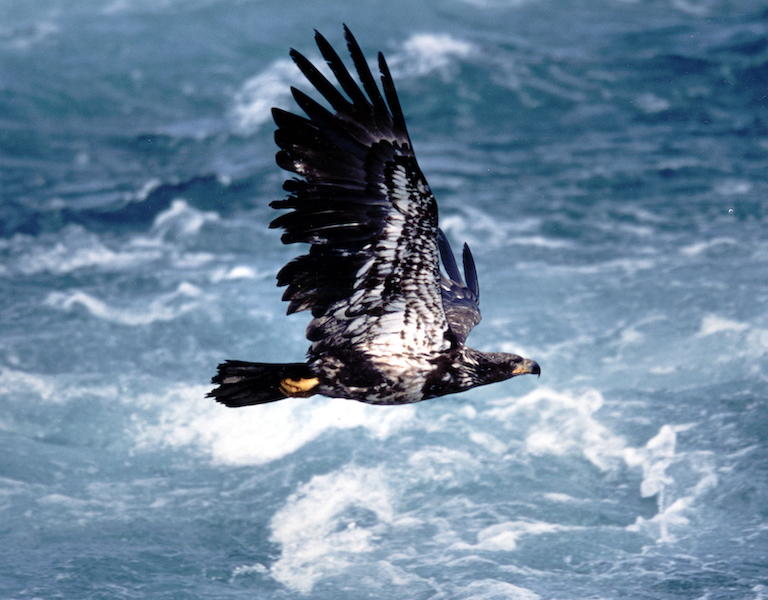
#> input picture examples/Eagle_in_Flight.jpg, 768 x 600 px
$ python text_placement.py
#> lines starting #> are read from the running program, lines starting #| are printed output that depends on the picture; after the words box and inside, x2 and y2 are one past the last pixel; in counts of white or black regions, pixels touching at a corner belong together
import cv2
import numpy as np

def get_text_size(text, font, font_scale, thickness):
    return cv2.getTextSize(text, font, font_scale, thickness)[0]

img = cv2.imread('../examples/Eagle_in_Flight.jpg', cv2.IMREAD_UNCHANGED)
#> img is the input picture: shape (600, 768, 3); mean B, G, R 156.6, 133.3, 108.4
image_text = img.copy()
image_height, image_width = img.shape[:2]
#> image_height = 600; image_width = 768

grid_height = image_height // 3
#> grid_height = 200
grid_width = image_width // 3
#> grid_width = 256

center_bottom_x1 = grid_width
#> center_bottom_x1 = 256
center_bottom_y1 = 2 * grid_height
#> center_bottom_y1 = 400

center_bottom_x2 = 2 * grid_width
#> center_bottom_x2 = 512
center_bottom_y2 = image_height
#> center_bottom_y2 = 600

text_region_width = grid_width
#> text_region_width = 256
text_region_height = grid_height
#> text_region_height = 200

text = 'DAY 356'
text_pr365 = '547.285580770870.1894.75.1628.0.1.3.168.30.10'
text_location = (10, 10)
font_thickness = 2
font_scale = 1
font = cv2.FONT_HERSHEY_SIMPLEX
font_color = (255, 255, 255)
line_spacing = 15

text_lines = []
current_line = ""


for char in text_pr365:

    test_line = current_line + char
    text_width, _ = get_text_size(test_line, font, font_scale, font_thickness)


    if text_width <= text_region_width:
        current_line = test_line
    else:
        text_lines.append(current_line.strip())
        current_line = char


if current_line:
    text_lines.append(current_line.strip())

text_block_height = sum([get_text_size(line, font, font_scale, font_thickness)[1] for line in text_lines]) + line_spacing * (len(text_lines) - 1)
#> text_block_height = 133


while text_block_height > text_region_height and font_scale > 0.1:
    font_scale -= 0.1
    text_block_height = sum([get_text_size(line, font, font_scale, font_thickness)[1] for line in text_lines]) + line_spacing * (len(text_lines) - 1)
#> after the loop, font_scale = 1


y_offset = center_bottom_y2 - 10
#> y_offset = 590

for line in reversed(text_lines):

    text_width, text_height = get_text_size(line, font, font_scale, font_thickness)
    x_offset = center_bottom_x1 + (text_region_width - text_width) // 2

    cv2.putText(image_text, line, (x_offset, y_offset), font, font_scale, font_color, font_thickness, cv2.LINE_AA)

    y_offset -= text_height + line_spacing
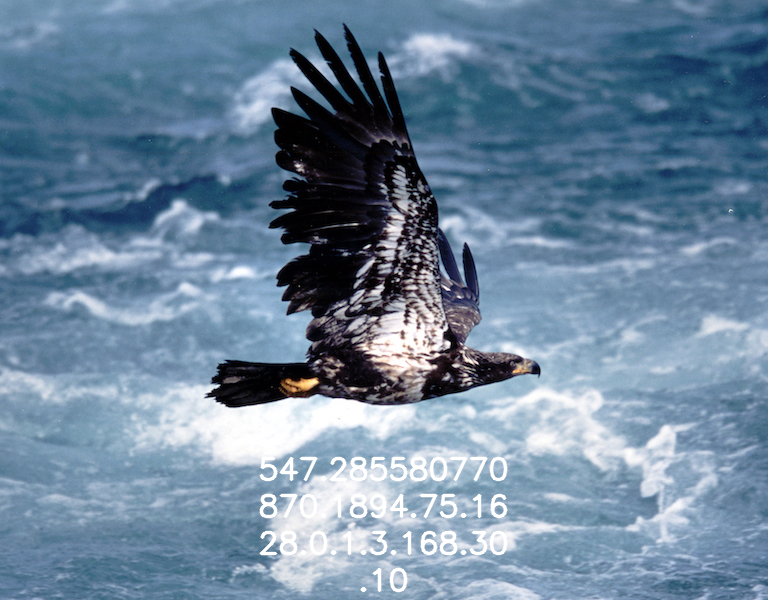
#> image_text: shape (600, 768, 3); 1.96% of pixels changed, all inside (x1, y1, x2, y2) = (259, 456, 508, 593)
#> after the loop, y_offset = 442


(text_width, text_height), _ = cv2.getTextSize(text, font, font_scale, font_thickness)
#> text_width = 135
print(text_width, text_height)
#| 135 22

text_img = np.zeros((round((text_height + text_width)/1.414), text_width + round((text_height)/1.414), 3), dtype=np.uint8)


cv2.putText(text_img, text, (0, text_height), font, font_scale, (255, 255, 255), font_thickness, cv2.LINE_AA)
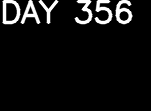
#> text_img: shape (111, 151, 3); min 0, max 255, mean 16.9


point_of_rotation = (text_width, 0)
#> point_of_rotation = (135, 0)
rotation_matrix = cv2.getRotationMatrix2D(point_of_rotation, 45, 1)
#> rotation_matrix = [[0.707, 0.707, 39.54], [-0.707, 0.707, 95.46]]


rotated_text_img = cv2.warpAffine(text_img, rotation_matrix, (text_img.shape[1], text_img.shape[0]))
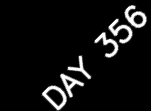
#> rotated_text_img: shape (111, 151, 3); min 0, max 255, mean 16.9
cropped_img = rotated_text_img[0:round((text_height + text_width)/1.414),(text_width + round((text_height)/1.414)) - round((text_height + text_width)/1.414):text_width + round((text_height)/1.414)]
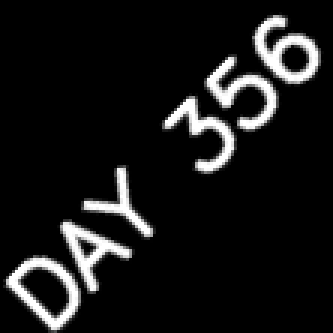
#> cropped_img: shape (111, 111, 3) (shown 3 times larger); min 0, max 255, mean 23

x_offset, y_offset = text_location


y1, y2 = y_offset, y_offset + cropped_img.shape[0]
#> y1 = 10; y2 = 121
x1, x2 = x_offset, x_offset + cropped_img.shape[1]
print(x1,x2,y1,y2)
#| 10 121 10 121

if y2 <= image_text.shape[0] and x2 <= image_text.shape[1]:

    mask = cropped_img[:, :, 0] > 150
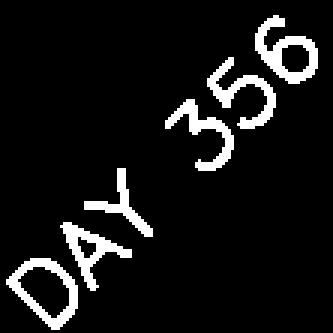
#> mask: shape (111, 111) bool (shown 3 times larger); 8.3% white; 6 white regions, box (x1, y1, x2, y2) and area: (85, 5, 106, 28) 199, (2, 86, 26, 110) 192, (69, 19, 92, 43) 177, (20, 74, 44, 97) 167, (55, 33, 78, 57) 164, (28, 56, 51, 79) 123
    image_text[y1:y2, x1:x2][mask] = cropped_img[mask]
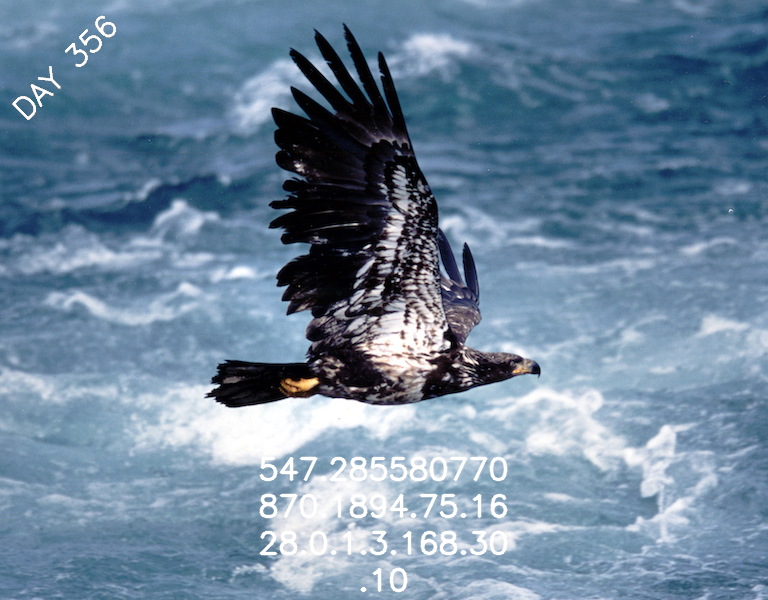
#> image_text: shape (600, 768, 3); 0.22% of pixels changed, all inside (x1, y1, x2, y2) = (12, 15, 116, 120)


cv2.imshow('Image', img)
cv2.imshow('Image with Rotated Text', image_text)

cv2.waitKey(0)
cv2.destroyAllWindows()

$ run again, with examples/Santorini.jpg copied over examples/Eagle_in_Flight.jpg
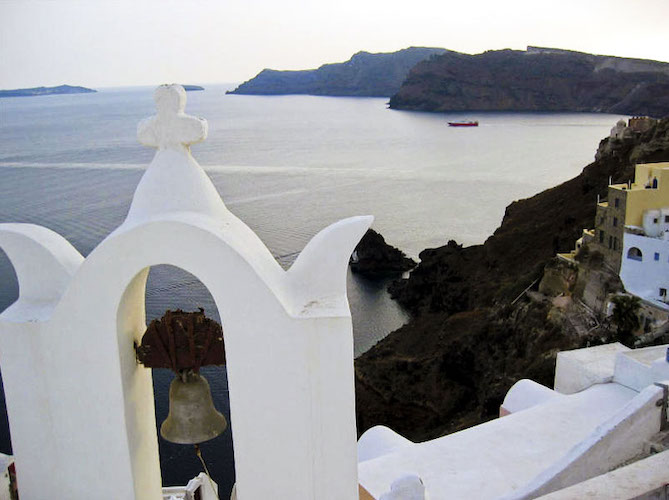
#> input picture examples/Santorini.jpg, 669 x 500 px
#> img is the input picture: shape (500, 669, 3); mean B, G, R 156.1, 152.9, 151.6
#> after the loop `for line in reversed(text_lines):`:
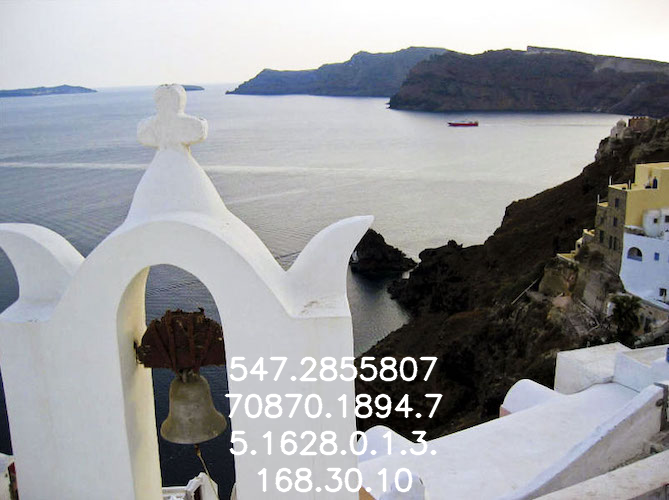
#> image_text: shape (500, 669, 3); 2.69% of pixels changed, all inside (x1, y1, x2, y2) = (224, 356, 443, 493)
#> after the loop `for line in reversed(text_lines):`: y_offset = 342
#> `(text_width, text_height), _ = cv2.getTextSize(text, font, font_scale,..`: text_width = 135
#| 135 22
#> point_of_rotation = (135, 0)
#> rotation_matrix = [[0.707, 0.707, 39.54], [-0.707, 0.707, 95.46]]
#| 10 121 10 121
#> mask: shape (111, 111) bool; 8.3% white; 6 white regions, box (x1, y1, x2, y2) and area: (85, 5, 106, 28) 199, (2, 86, 26, 110) 192, (69, 19, 92, 43) 177, (20, 74, 44, 97) 167, (55, 33, 78, 57) 164, (28, 56, 51, 79) 123
#> `image_text[y1:y2, x1:x2][mask] = cropped_img[mask]`:
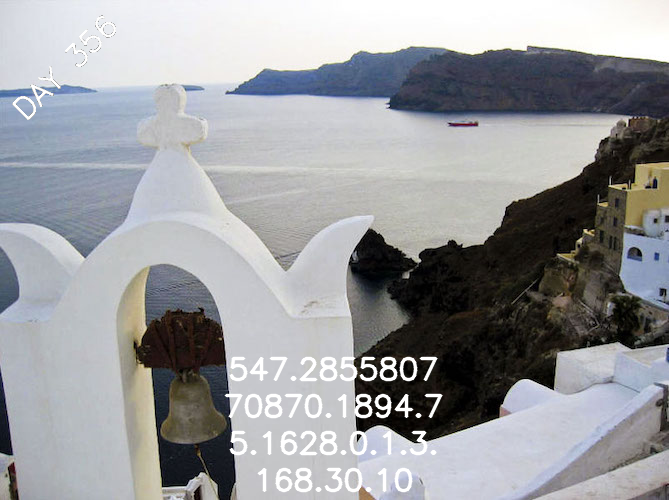
#> image_text: shape (500, 669, 3); 0.31% of pixels changed, all inside (x1, y1, x2, y2) = (12, 15, 116, 120)

$ run again, with examples/new-zealand-lake.jpg copied over examples/Eagle_in_Flight.jpg
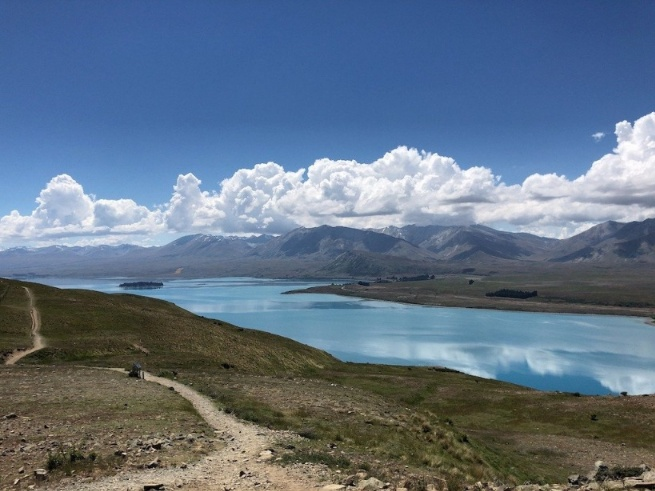
#> input picture examples/new-zealand-lake.jpg, 655 x 491 px
#> img is the input picture: shape (491, 655, 3); mean B, G, R 133.8, 114.4, 97.3
#> after the loop `for line in reversed(text_lines):`:
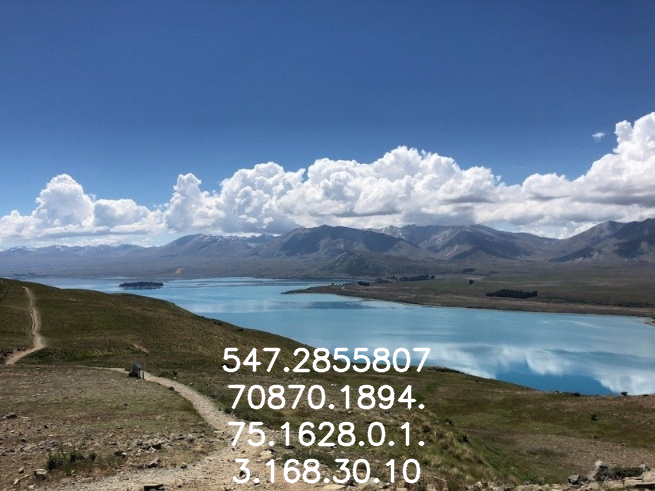
#> image_text: shape (491, 655, 3); 2.86% of pixels changed, all inside (x1, y1, x2, y2) = (222, 347, 431, 484)
#> after the loop `for line in reversed(text_lines):`: y_offset = 333
#> `(text_width, text_height), _ = cv2.getTextSize(text, font, font_scale,..`: text_width = 135
#| 135 22
#> point_of_rotation = (135, 0)
#> rotation_matrix = [[0.707, 0.707, 39.54], [-0.707, 0.707, 95.46]]
#| 10 121 10 121
#> mask: shape (111, 111) bool; 8.3% white; 6 white regions, box (x1, y1, x2, y2) and area: (85, 5, 106, 28) 199, (2, 86, 26, 110) 192, (69, 19, 92, 43) 177, (20, 74, 44, 97) 167, (55, 33, 78, 57) 164, (28, 56, 51, 79) 123
#> `image_text[y1:y2, x1:x2][mask] = cropped_img[mask]`:
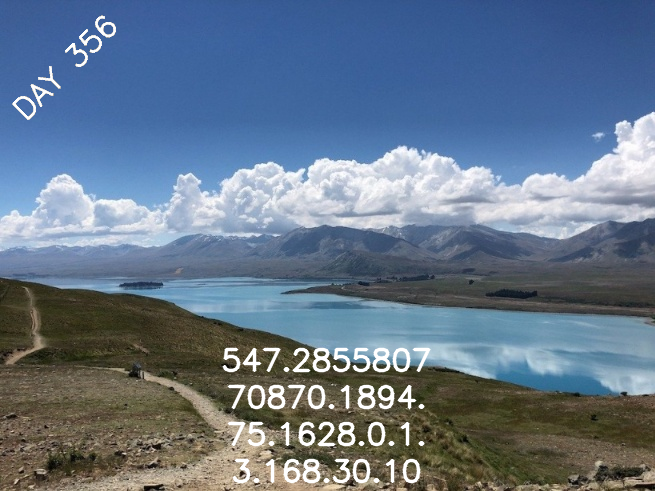
#> image_text: shape (491, 655, 3); 0.32% of pixels changed, all inside (x1, y1, x2, y2) = (12, 15, 116, 120)
